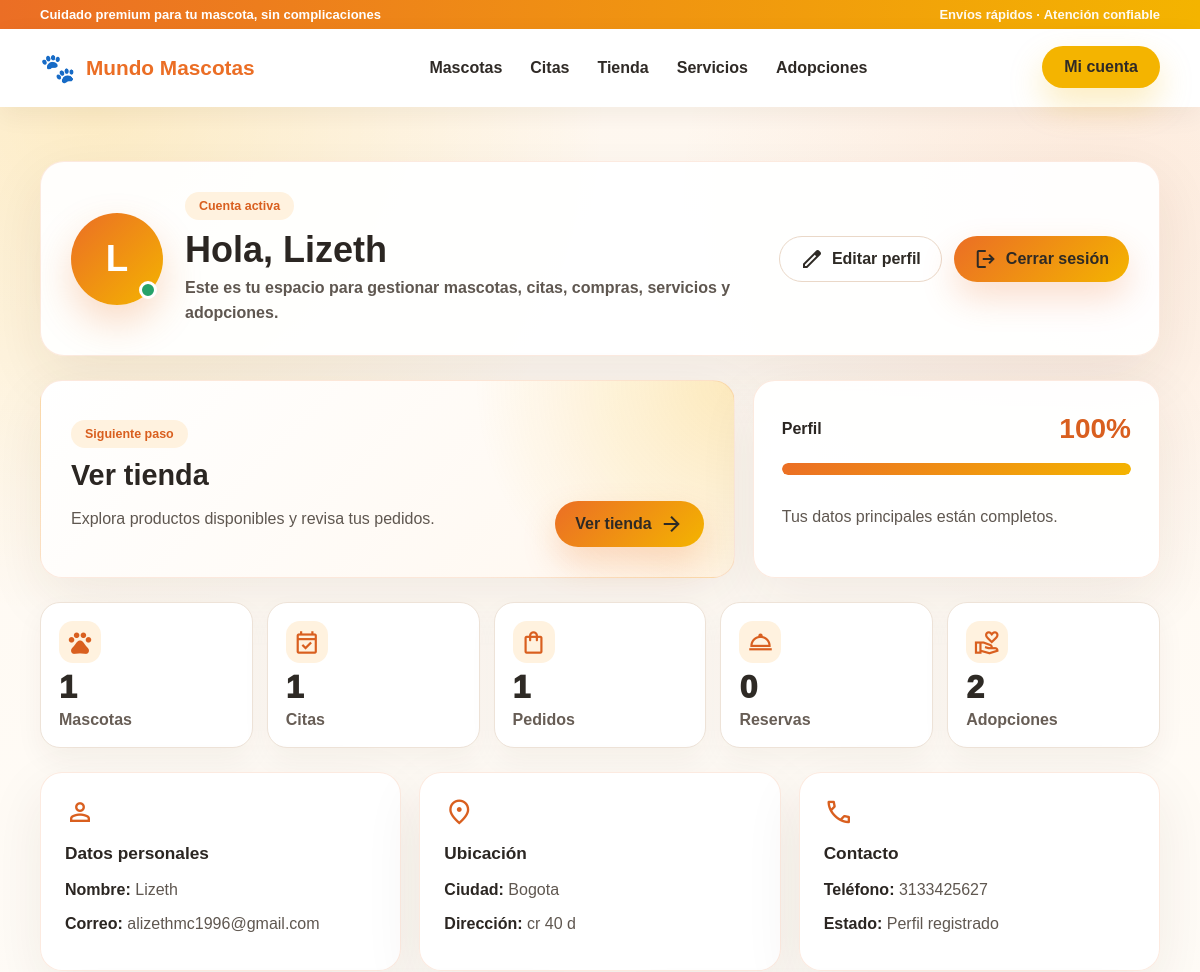
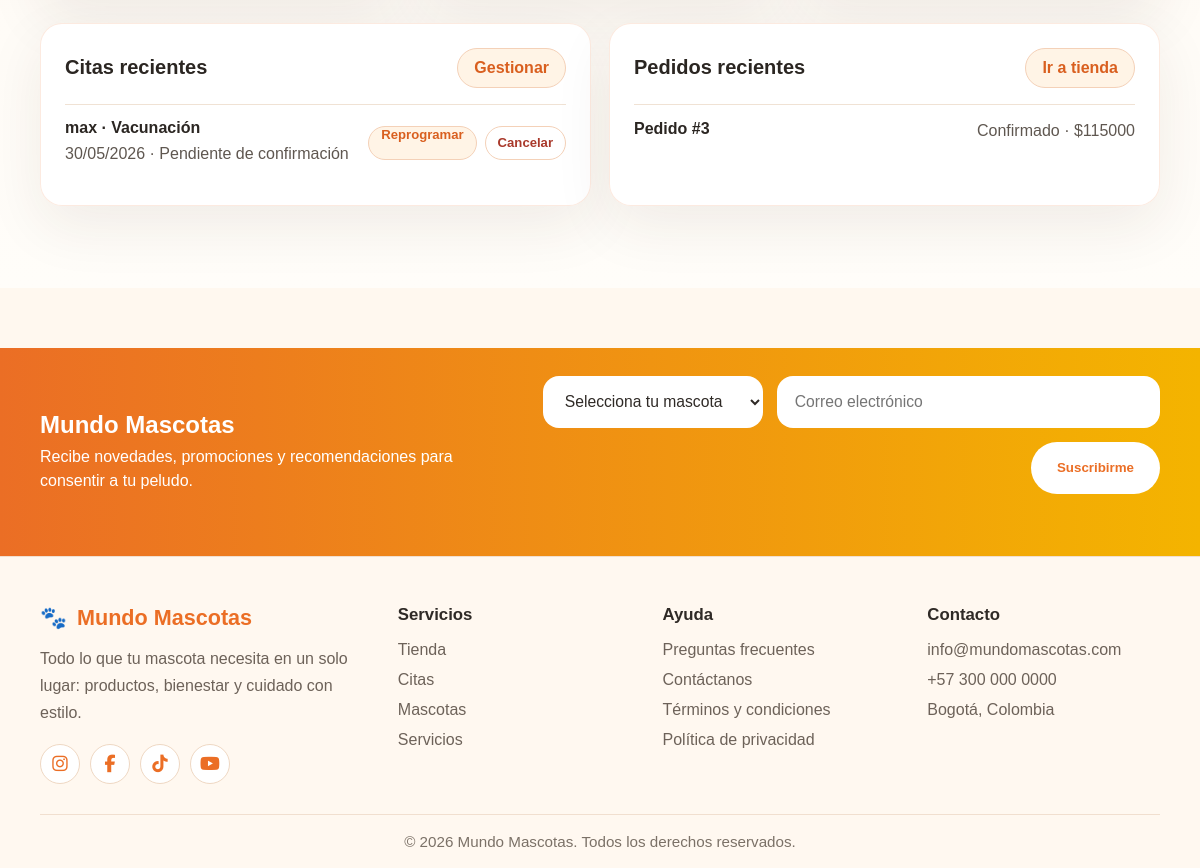
Page /perfil/ (signed in) on the committed database (2 pictures, top to bottom).
### app/models.py (models this page shows, shortened)
class UserProfile(models.Model):
    user = models.OneToOneField(User, on_delete=models.CASCADE, related_name="profile")
    phone = models.CharField(max_length=30, blank=True)
    city = models.CharField(max_length=80, blank=True)
    address = models.CharField(max_length=160, blank=True)

class Appointment(models.Model):
    TIME_CHOICES = [
        ("Mañana", "Mañana"),
        ("Tarde", "Tarde"),
        ("Noche", "Noche"),
    ]
    STATUS_CHOICES = [
        ("pendiente", "Pendiente de confirmación"),
        ("confirmada", "Confirmada"),
        ("cancelada", "Cancelada"),
    ]
    user = models.ForeignKey(User, on_delete=models.CASCADE, related_name="appointments")
    pet = models.ForeignKey(Pet, on_delete=models.CASCADE, related_name="appointments")
    reason = models.CharField(max_length=120)
    preferred_date = models.DateField()
    preferred_time = models.CharField(max_length=20, choices=TIME_CHOICES)
    notes = models.TextField(blank=True)
    status = models.CharField(max_length=20, choices=STATUS_CHOICES, default="pendiente")
    admin_notes = models.TextField(blank=True)
    created_at = models.DateTimeField(auto_now_add=True)
    class Meta:
        ordering = ["-created_at"]

class Pet(models.Model):
    PET_TYPES = [
        ("Perro", "Perro"),
        ("Gato", "Gato"),
        ("Otro", "Otro"),
    ]
    PET_STATUS = [
        ("Salud estable", "Salud estable"),
        ("Seguimiento preventivo", "Seguimiento preventivo"),
        ("Requiere atención", "Requiere atención"),
    ]
    owner = models.ForeignKey(User, on_delete=models.CASCADE, related_name="pets")
    name = models.CharField(max_length=80)
    pet_type = models.CharField(max_length=20, choices=PET_TYPES)
    breed = models.CharField(max_length=80)
    birth_date = models.DateField()
    vaccines = models.CharField(max_length=160)
    status = models.CharField(max_length=60, choices=PET_STATUS)
    notes = models.TextField(blank=True)
    created_at = models.DateTimeField(auto_now_add=True)

class Order(models.Model):
    STATUS_CHOICES = [
        ("pendiente", "Pendiente"),
        ("confirmado", "Confirmado"),
        ("entregado", "Entregado"),
        ("cancelado", "Cancelado"),
    ]
    user = models.ForeignKey(User, on_delete=models.CASCADE, related_name="orders")
    status = models.CharField(max_length=20, choices=STATUS_CHOICES, default="pendiente")
    total = models.PositiveIntegerField(default=0)
    created_at = models.DateTimeField(auto_now_add=True)

### app/views.py (the view)
# urls.py: path('perfil/', views.perfil, name='perfil'),
@login_required(login_url="/login/")
def perfil(request):
    pets_count = Pet.objects.filter(owner=request.user).count()
    appointments_count = Appointment.objects.filter(user=request.user).count()
    orders_count = Order.objects.filter(user=request.user).count()
    reservations_count = ServiceReservation.objects.filter(user=request.user).count()
    adoption_requests_count = (
        AdoptionPet.objects.filter(owner=request.user).count()
        + AdoptionApplication.objects.filter(applicant=request.user).count()
    )
    profile, created = UserProfile.objects.get_or_create(user=request.user)
    profile_items = [
        bool(request.user.first_name),
        bool(request.user.email),
        bool(profile.phone),
        bool(profile.city),
        bool(profile.address),
    ]
    profile_completion = round((sum(profile_items) / len(profile_items)) * 100)
    next_action = None
    if profile_completion < 100:
        next_action = {
            "label": "Completar perfil",
            "url": "/perfil/editar/",
            "description": "Agrega tus datos de contacto para compras, citas y servicios.",
        }
    elif pets_count == 0:
        next_action = {
            "label": "Registrar mascota",
            "url": "/mascotas/",
            "description": "Crea el perfil de tu mascota para agendar citas y reservas.",
        }
    elif appointments_count == 0:
        next_action = {
            "label": "Agendar cita",
            "url": "/citas/",
            "description": "Solicita una cita veterinaria para iniciar el seguimiento.",
        }
    else:
        next_action = {
            "label": "Ver tienda",
            "url": "/tienda/",
            "description": "Explora productos disponibles y revisa tus pedidos.",
        }
    recent_orders = Order.objects.filter(user=request.user).order_by("-created_at")[:3]
    recent_appointments = Appointment.objects.filter(user=request.user).select_related("pet").order_by("-created_at")[:3]
    return render(request, 'app/perfil.html', {
        "profile": profile,
        "pets_count": pets_count,
        "appointments_count": appointments_count,
        "orders_count": orders_count,
        "reservations_count": reservations_count,
        "adoption_requests_count": adoption_requests_count,
        "profile_completion": profile_completion,
        "next_action": next_action,
        "recent_orders": recent_orders,
        "recent_appointments": recent_appointments,
    })

### app/templates/app/perfil.html (shortened to what this page needs)
{% extends 'app/base.html' %}
{% load static %}
{% block extra_css %}
<link rel="stylesheet" href="{% static 'app/css/perfil.css' %}?v=20260528-1">
{% endblock %}
{% block content %}
<section class="profile-section">
  <div class="container profile-layout">
    <article class="profile-hero">
      <div class="profile-avatar-wrap">
        <div class="profile-avatar">{{ request.user.first_name|default:request.user.email|first|upper }}</div>
        <span class="profile-status-dot" aria-label="Cuenta activa"></span>
      </div>
      <div class="profile-main-info">
        <span class="profile-badge">Cuenta activa</span>
        <h1>Hola, {{ request.user.first_name|default:"bienvenida/o" }}</h1>
        <p>Este es tu espacio para gestionar mascotas, citas, compras, servicios y adopciones.</p>
      </div>
      <div class="profile-actions">
        <a href="{% url 'editar_perfil' %}" class="profile-edit-btn">
          <span class="material-symbols-outlined">edit</span>
          Editar perfil
        </a>
        <a href="{% url 'logout' %}" class="profile-logout-btn">
          <span class="material-symbols-outlined">logout</span>
          Cerrar sesión
        </a>
      </div>
    </article>
    <section class="profile-welcome-grid">
      <article class="profile-welcome-card">
        <div>
          <span class="profile-badge">Siguiente paso</span>
          <h2>{{ next_action.label }}</h2>
          <p>{{ next_action.description }}</p>
        </div>
        <a href="{{ next_action.url }}" class="profile-primary-action">
          {{ next_action.label }}
          <span class="material-symbols-outlined">arrow_forward</span>
        </a>
      </article>
      <article class="profile-completion-card">
        <div class="profile-completion-top">
          <span>Perfil</span>
          <strong>{{ profile_completion }}%</strong>
        </div>
        <div class="profile-progress" aria-label="Progreso del perfil">
          <span style="width: {{ profile_completion }}%"></span>
        </div>
        <p>
          {% if profile_completion == 100 %}
            Tus datos principales están completos.
          {% else %}
            Completa tus datos para que las reservas y pedidos sean más claros.
          {% endif %}
        </p>
      </article>
    </section>
    <div class="profile-stats-grid">
      <a href="{% url 'mascotas' %}" class="profile-stat-card">
        <span class="profile-stat-icon material-symbols-outlined">pets</span>
        <span class="profile-stat-value">{{ pets_count }}</span>
        <span class="profile-stat-label">Mascotas</span>
      </a>
      <a href="{% url 'citas' %}" class="profile-stat-card">
        <span class="profile-stat-icon material-symbols-outlined">event_available</span>
        <span class="profile-stat-value">{{ appointments_count }}</span>
        <span class="profile-stat-label">Citas</span>
      </a>
      <a href="{% url 'tienda' %}" class="profile-stat-card">
        <span class="profile-stat-icon material-symbols-outlined">shopping_bag</span>
        <span class="profile-stat-value">{{ orders_count }}</span>
        <span class="profile-stat-label">Pedidos</span>
      </a>
      <a href="{% url 'servicios' %}" class="profile-stat-card">
        <span class="profile-stat-icon material-symbols-outlined">room_service</span>
        <span class="profile-stat-value">{{ reservations_count }}</span>
        <span class="profile-stat-label">Reservas</span>
      </a>
      <a href="{% url 'adopciones' %}" class="profile-stat-card">
        <span class="profile-stat-icon material-symbols-outlined">volunteer_activism</span>
        <span class="profile-stat-value">{{ adoption_requests_count }}</span>
        <span class="profile-stat-label">Adopciones</span>
      </a>
    </div>
    <div class="profile-grid">
      <article class="profile-card">
        <span class="material-symbols-outlined">person</span>
        <h3>Datos personales</h3>
        <p><strong>Nombre:</strong> <span>{{ request.user.first_name|default:"Pendiente" }}</span></p>
        <p><strong>Correo:</strong> <span class="profile-break">{{ request.user.email }}</span></p>
      </article>
      <article class="profile-card">
        <span class="material-symbols-outlined">location_on</span>
        <h3>Ubicación</h3>
        <p><strong>Ciudad:</strong> <span>{{ profile.city|default:"Pendiente" }}</span></p>
        <p><strong>Dirección:</strong> <span>{{ profile.address|default:"Pendiente" }}</span></p>
      </article>
      <article class="profile-card">
        <span class="material-symbols-outlined">call</span>
        <h3>Contacto</h3>
        <p><strong>Teléfono:</strong> <span>{{ profile.phone|default:"Pendiente" }}</span></p>
        <p><strong>Estado:</strong> <span>Perfil registrado</span></p>
      </article>
    </div>
    <section class="profile-activity-grid">
      <article class="profile-activity-card">
        <div class="profile-section-head">
          <h2>Citas recientes</h2>
          <a href="{% url 'citas' %}">Gestionar</a>
        </div>
        {% if recent_appointments %}
          {% for appointment in recent_appointments %}
            <div class="profile-activity-item">
              <div>
                <strong>{{ appointment.pet.name }} · {{ appointment.reason }}</strong>
                <span>{{ appointment.preferred_date|date:"d/m/Y" }} · {{ appointment.get_status_display }}</span>
              </div>
              <div class="profile-activity-actions">
                <a href="{% url 'citas' %}#appointmentScheduler">Reprogramar</a>
                {% if appointment.status != "cancelada" %}
                  <form method="POST" action="{% url 'cancelar_cita' appointment.id %}">
                    <button type="submit">Cancelar</button>
                  </form>
                {% endif %}
              </div>
            </div>
          {% endfor %}
        {% endif %}
      </article>
      <article class="profile-activity-card">
        <div class="profile-section-head">
          <h2>Pedidos recientes</h2>
          <a href="{% url 'tienda' %}">Ir a tienda</a>
        </div>
        {% if recent_orders %}
          {% for order in recent_orders %}
            <div class="profile-activity-item">
              <strong>Pedido #{{ order.id }}</strong>
              <span>{{ order.get_status_display }} · ${{ order.total }}</span>
            </div>
          {% endfor %}
        {% endif %}
      </article>
    </section>
  </div>
</section>
{% endblock %}

### app/static/app/css/variables.css (style rules this page uses)
:root { --color-primary: #f5b833; --color-primary-soft: #ffd56b; --color-secondary: #f26a2e; --color-secondary-dark: #d9541f; --color-bg: #fff8ef; --color-surface: #ffffff; --color-text: #2e2a25; --color-text-soft: #6e6257; --color-white: #ffffff; --color-border: #f1d4b8; --shadow-soft: 0 10px 30px rgba(242, 106, 46, 0.12); --shadow-card: 0 16px 35px rgba(242, 106, 46, 0.16); --radius-sm: 12px; --radius-md: 18px; --radius-lg: 28px; --container-width: 1200px; }

### app/static/app/css/components.css (style rules this page uses)
* { box-sizing: border-box; }
body { margin: 0; font-family: 'Montserrat', sans-serif; background: var(--color-bg); color: var(--color-text); }
a { text-decoration: none; }
.container { width: min(92%, var(--container-width)); margin: 0 auto; }

### app/static/app/css/responsive.css (style rules this page uses)
@media (max-width: 1200px) { .container { width: min(100% - 40px, 1120px); } }

### rows in the picture
UserProfile: city "Bogota", address "cr 40 d", phone "3133425627"
Appointment: pet.name "max", reason "Vacunación", preferred_date "30/05/2026", status "Pendiente de confirmación", shows "Cancelar"
Order: id "3", status "Confirmado", total "115000"

### other values in the picture
{{ request.user.first_name|default:request.user.email|first|upper }} "L"
{{ request.user.first_name|default:"bienvenida/o" }} "Lizeth"
{{ next_action.label }} "Ver tienda"
{{ next_action.description }} "Explora productos disponibles y revisa tus pedidos."
{{ profile_completion }} "100"
{{ pets_count }} "1"
{{ appointments_count }} "1"
{{ orders_count }} "1"
{{ reservations_count }} "0"
{{ adoption_requests_count }} "2"
{{ request.user.first_name|default:"Pendiente" }} "Lizeth"
{{ request.user.email }} "alizethmc1996@gmail.com"
